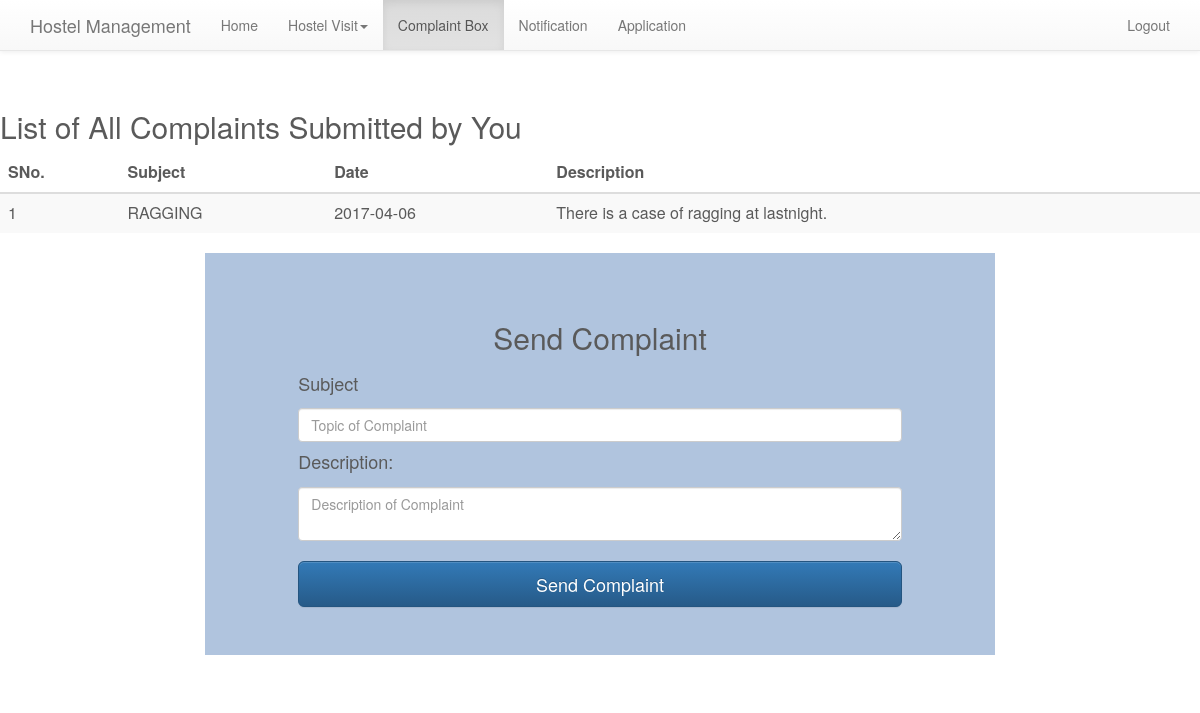
The app's page /hostel/complaint.php (signed in) with its own data.
### tables this page shows
CREATE TABLE `complaint` (
  `complaint_id` int(11) NOT NULL,
  `subject` varchar(30) DEFAULT NULL,
  `description` text,
  `date` date NOT NULL,
  `student_id` int(11) DEFAULT NULL,
  `status` enum('viewed','not-viewed') DEFAULT NULL
);

### hostel/complaint.php (the view, shortened to what this page needs)
<html>
	<?php
		include "connection.php";
		include "student_home_header.php";
	?>
	<head>
	</head>
	<body><br/>
		<div class="row">
			<nav class="navbar navbar-default navbar-fixed-top">
				<div class="container">
					<div class="navbar-header">
						<a class="navbar-brand" href="student_home.php">Hostel Management</a>
					</div>
					<div id="navbar" class="navbar-collapse collapse">
						<ul class="nav navbar-nav">
							<li role="presentation"><a href="student_home.php">Home</a></li>
			  				<li role="presentation" class="dropdown">
			  					<a class="dropdown-toggle" data-toggle="dropdown" href="#" role="button" aria-expanded="false">Hostel Visit<span class="caret"></span></a>
			  				</li>
			  				<li role="presentation" class="active"><a href="complaint.php">Complaint Box</a></li>
			  				<li role="presentation"><a href="student notification.php">Notification</a></li>
			  				<li role="presentation"><a href="applications_student.php">Application</a></li>
			  			</ul>
			  			<ul class="nav navbar-nav navbar-right">
							<li class="presentation"><a class="" href="logout.php" role="button">Logout</a></li>
						</ul>
					</div>
				</div>
			</nav>
		</div>
		<h2 class="sub-header">List of All Complaints Submitted by You</h2>
		<div class="table-responsive">
			<table class="table table-striped">
				<thead>
					<tr>
						<th>SNo.</th>
						<th>Subject</th>
						<th>Date</th>
						<th>Description</th>
					</tr>
				</thead>
				<tbody>
					<?php
						$id=$_SESSION['uid'];
						$query="SELECT `complaint_id`, `subject` , `date` , `description` FROM `complaint` WHERE `student_id`=:id ORDER BY `date`";
						$stmt=$db->prepare($query);
						$stmt->bindparam(':id',$id);
						$stmt->execute();
						$Sno=1;
						foreach($stmt as $row)
						{
							echo "<tr><td>".$Sno."</td>";
							echo "<td>".$row['subject']."</td>";
							echo "<td>".$row['date']."</td>";
							echo "<td>".$row['description']."</td>";
							$Sno++;
						}
					?>
				</tbody>
			</table>
		</div>
		<div class="row">
			<div class="col-md-8 col-md-offset-2">
				<div class="jumbotron" style="background-color:#b0c4de;">
					<div class="container">
					<form method="post" action="complaint save.php">
						<h2 align="center">Send Complaint</h2>
						<div class="form-group">
							<label for="inputSubject" class="col-md-10 col-md-offset-1"><h4>Subject</h4></label>
							<div class="col-md-10 col-md-offset-1"><input type="text" class="form-control" name="subject" id="subject" placeholder="Topic of Complaint" required></div>
						</div>
						<div class="form-group">
							<label for="inputDescription" class="col-md-10 col-md-offset-1"><h4>Description:</h4></label>
							<div class="col-md-10 col-md-offset-1"><textarea class="form-control" name="description" id="description" placeholder="Description of Complaint" required></textarea></div>
						</div>
						<div class="form-group">
							<div class="col-md-10 col-md-offset-1"><br/><button class="btn btn-primary btn-lg btn-block" type="submit">Send Complaint</button></div>
						</div>
					</form>
					</div>
				</div>
			</div>
		</div>
		<?php include "footer.php" ?>
	</body>
</html>

### hostel/css/navbar-fixed-top.css (style rules this page uses)
body { min-height: 2000px; padding-top: 70px; }

### hostel/css/carousel.css (style rules this page uses)
body { padding-bottom: 40px; color: #5a5a5a; }

### records on screen
complaint: subject "RAGGING", date "2017-04-06", description "There is a case of ragging at lastnight."
